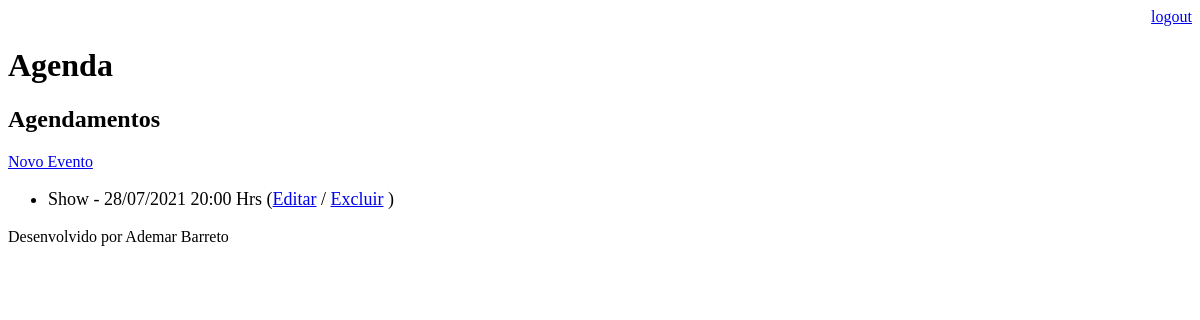
Page /agenda/ (signed in) on the earlier database version.
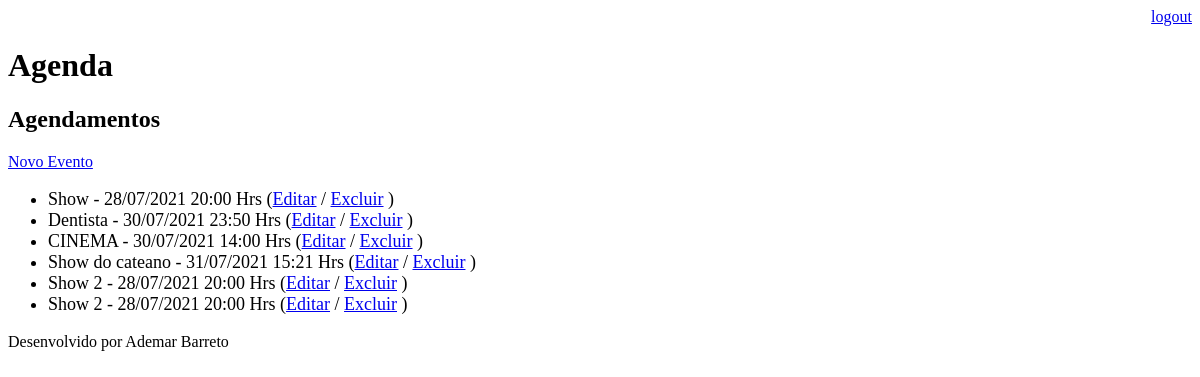
Same page on the later database version.
### core/models.py (models this page shows, shortened)
class Evento(models.Model):
    titulo = models.CharField(max_length=100)
    descricao = models.TextField(blank=True,null=True)
    data_evento = models.DateTimeField(verbose_name='Data do Evento')
    data_criacao = models.DateTimeField(auto_now=True)
    usuario = models.ForeignKey(User, on_delete=models.CASCADE)
    class Meta:
        db_table = 'evento'
    def get_data_evento(self):
        return self.data_evento.strftime('%d/%m/%Y %H:%M Hrs')
    def get_evento_atrasado(self):
        if self.data_evento < datetime.now():
            return True
        else:
            return False

### core/views.py (the view)
# urls.py: path('agenda/',views.lista_eventos),
@login_required(login_url='/login/')
def lista_eventos(request):
    usuario = request.user
    data_atual = datetime.now() - timedelta(hours=1)
    evento = Evento.objects.filter(usuario=usuario,
                                   data_evento__gt=data_atual)
    dados= {'eventos':evento}
    return render(request,'agenda.html',dados)

### templates/agenda.html (shortened to what this page needs)
{% extends "model-page.html" %}
{% block content %}
    <h2>Agendamentos</h2>
    <a href="evento/"
        <button>Novo Evento</button>
    </a>
    <ul style="font-size: 18px">
        {% for evento in eventos %}
            <li>
                <div sytle=>
                    {{ evento.titulo }} - {{ evento.get_data_evento }}
                    (<a href="evento/?id={{ evento.id }} ">Editar</a>
                    / <a href="evento/delete/{{ evento.id }}/">Excluir</a> )
                </div>
            </li>
        {% endfor %}
    </ul>
{% endblock %}

### templates/model-page.html
<!DOCTYPE html>
<html lang="en">
<head>
    {% include "model-header.html" %}
</head>
<body>
    {% block content %} {% endblock %}
    {% include "model-footer.html" %}
</body>
</html>

### templates/model-header.html (shortened to what this page needs)
    <div align="right">
        <a href="/logout">logout</a>
    </div>
    <h1>Agenda</h1>

### templates/model-footer.html
<p>Desenvolvido por Ademar Barreto</p>

Differences in the rows shown:
added Evento: titulo "Dentista", get_data_evento "30/07/2021 23:50 Hrs"
added Evento: titulo "CINEMA", get_data_evento "30/07/2021 14:00 Hrs"
added Evento: titulo "Show do cateano", get_data_evento "31/07/2021 15:21 Hrs"
added Evento: titulo "Show 2", get_data_evento "28/07/2021 20:00 Hrs"
added Evento: titulo "Show 2", get_data_evento "28/07/2021 20:00 Hrs"
